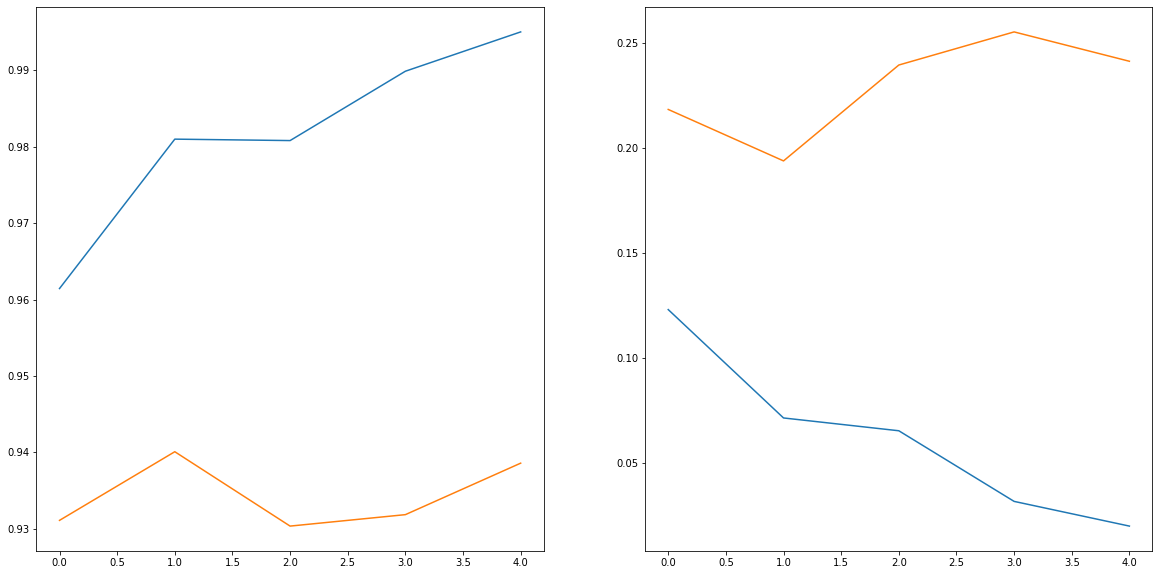

Generate this figure with Python:
#knock89.py
import transformers
from transformers import BertTokenizer, BertModel

tokenizer = BertTokenizer.from_pretrained('bert-base-uncased')
max_len = 20

def create_dataset(file_name):
    with open(file_name, encoding="utf-8") as f:
        x_vec=[]
        y_vec=[]
        for line in f:
            y, sent = line.strip().split('\t')
            x_vec.append(tokenizer.encode(sent, add_special_tokens=True))
            y_vec.append(int(y.translate(cat)))
        x_vec = ids2tensor(x_vec, max_len)
        y_vec = torch.tensor(y_vec, dtype = torch.int64)
        return x_vec, y_vec

class Bert(nn.Module):
    def __init__(self, output_size=4):
        super().__init__()
        self.bert_model = BertModel.from_pretrained('bert-base-uncased', return_dict=False)
        self.dropout = torch.nn.Dropout(0.3)
        self.fc = torch.nn.Linear(768, output_size)
    
    def forward(self, ids):
        seg_ids = torch.zeros_like(ids)
        mask = (ids > 0)
        _, out = self.bert_model(input_ids = ids, token_type_ids = seg_ids, attention_mask=mask)
        out = self.fc(self.dropout(out))
        return out

device = torch.device('cuda')
model = Bert()
x_train, y_train = create_dataset(r'/content/drive/MyDrive/Dataset/train.txt')
x_test, y_test = create_dataset(r'/content/drive/MyDrive/Dataset/test.txt')
dataset = create_data(x_train, y_train)
train_loader = DataLoader(dataset, batch_size = 64, shuffle = True)
optim = torch.optim.AdamW(model.parameters(), lr=0.0001)
loss_func = nn.CrossEntropyLoss()
train_accuracy = []
test_accuracy = []
train_loss = []
test_loss = []
for epoch in tqdm(range(5)):
    for inputs, target in train_loader:
        optim.zero_grad()
        model.to(device)
        inputs = inputs.to(device)
        target = target.to(device)
        outputs = model(inputs)
        loss = loss_func(outputs, target)
        loss.backward()
        optim.step()
    with torch.no_grad():
        x_train = x_train.to(device)
        x_test = x_test.to(device)
        pred = model(x_train)
        train_accuracy.append(calc_accuracy(torch.argmax(pred, dim=1), y_train))
        train_loss.append(loss_func(pred, y_train.to(device)).detach().cpu().numpy())
        pred = model(x_test)
        test_accuracy.append(calc_accuracy(torch.argmax(pred, dim=1), y_test))
        test_loss.append(loss_func(pred, y_test.to(device)).detach().cpu().numpy())

plt.figure(figsize=(20, 10))
plt.subplot(1,2,1)
plt.plot(train_accuracy, label='train')
plt.plot(test_accuracy, label='test')
plt.subplot(1,2,2)
plt.plot(train_loss, label='train')
plt.plot(test_loss, label='test')
plt.show()
